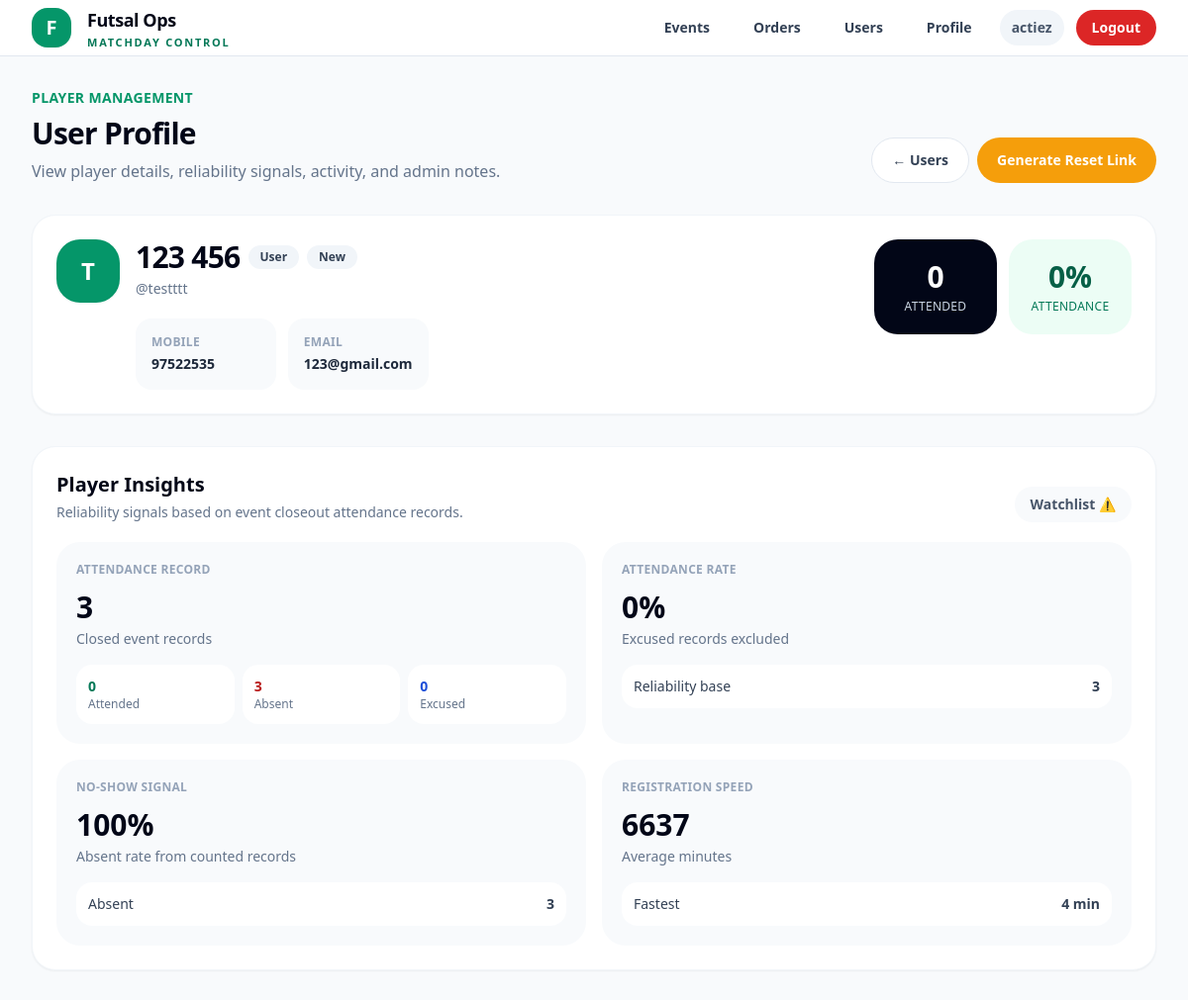
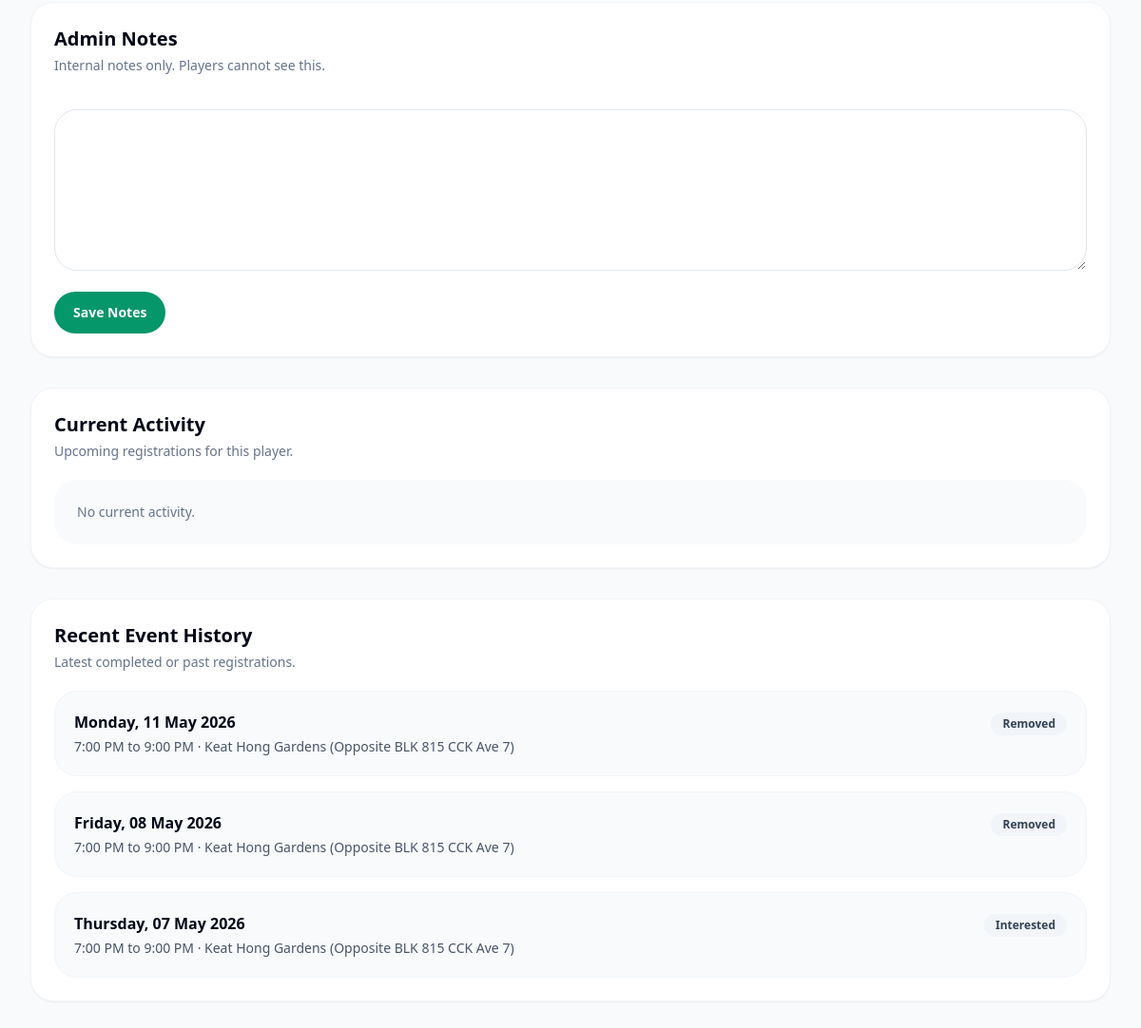
Page /users/9/ (signed in) on the earlier database version (2 pictures, top to bottom).
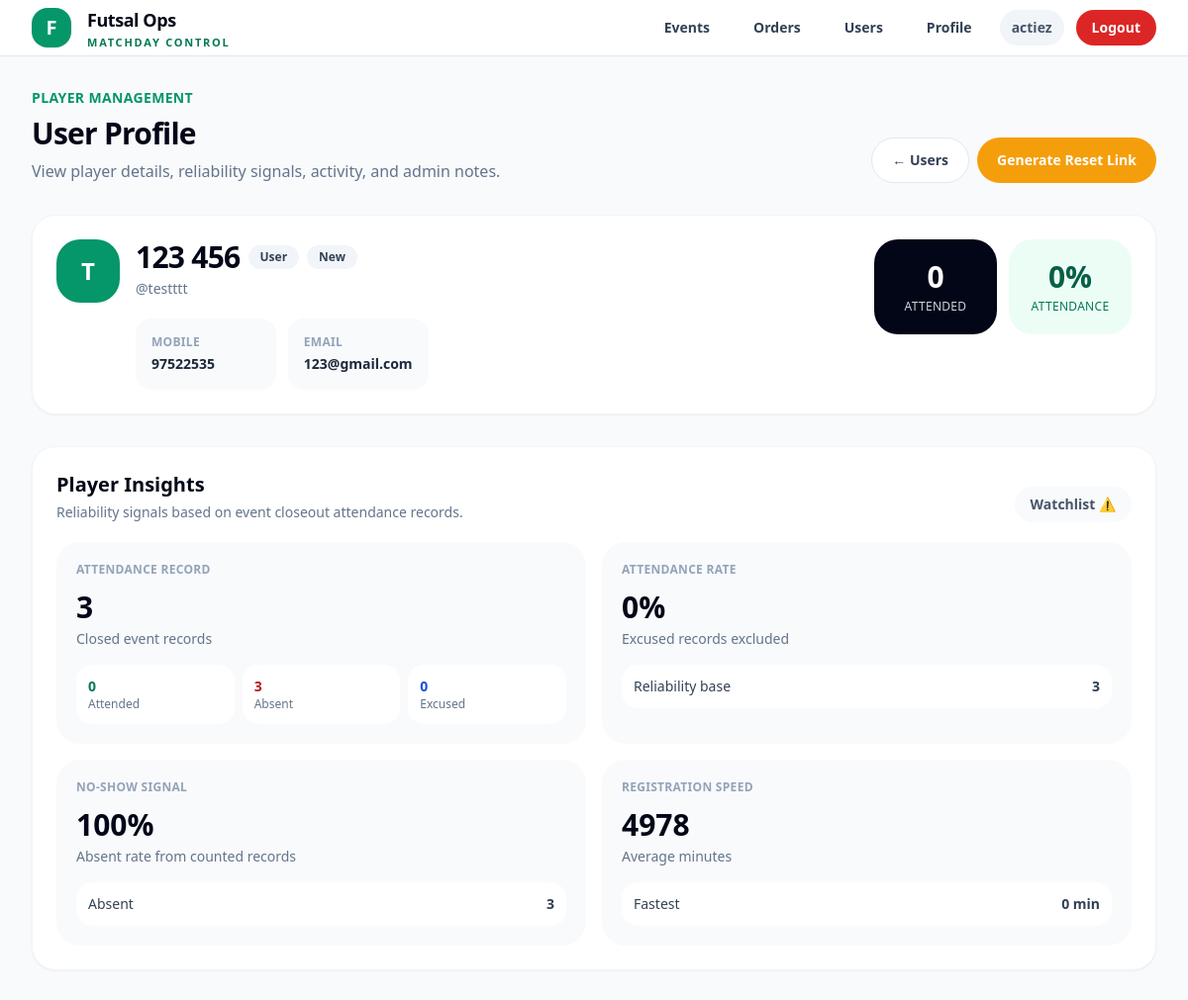
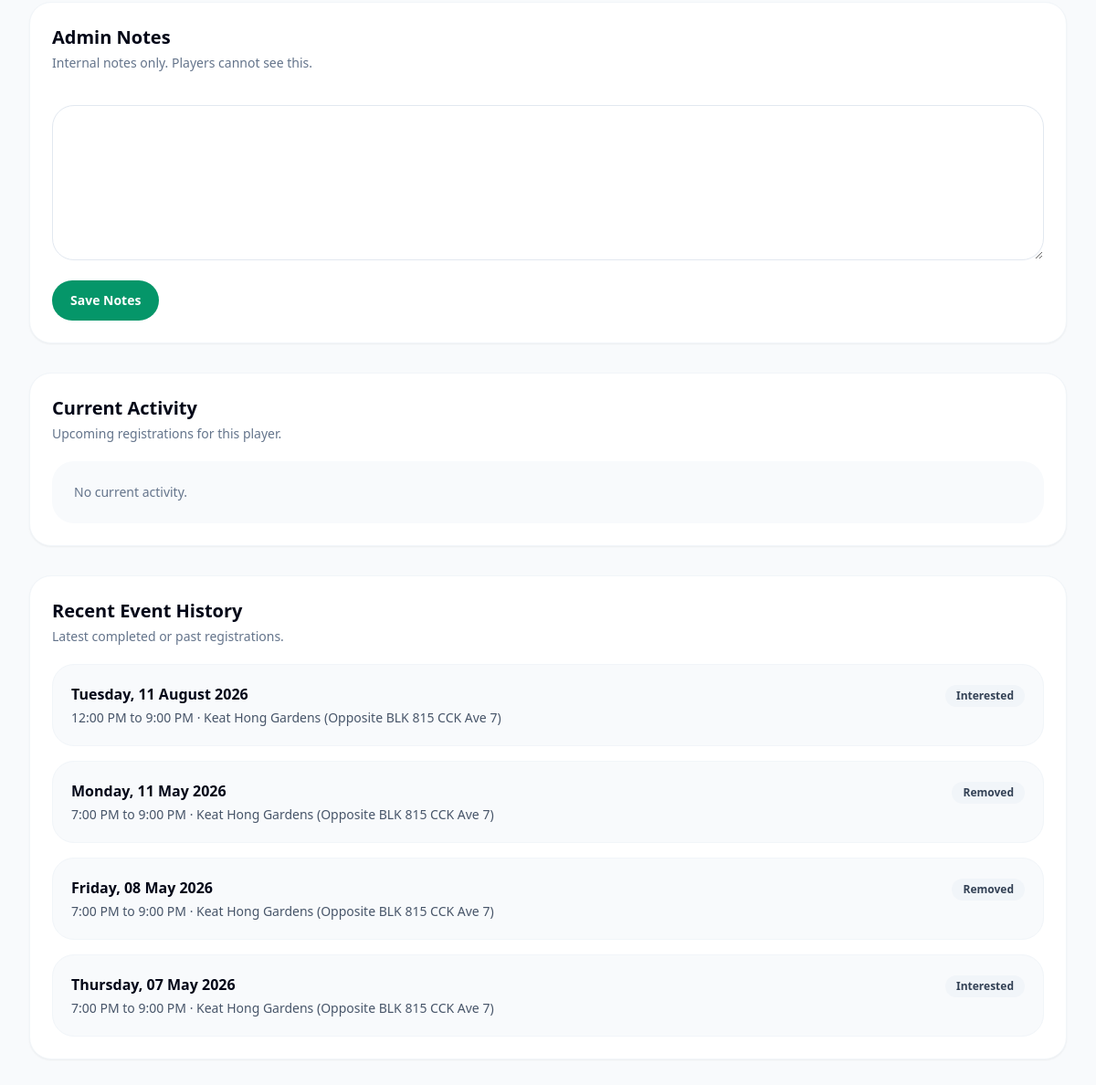
Same page on the later database version (2 pictures, top to bottom).
### registrations/models.py (models this page shows, shortened)
class EventRegistration(models.Model):
    STATUS_INTERESTED = "interested"
    STATUS_PLAYING = "playing"
    STATUS_WAITING = "waiting"
    STATUS_BACKUP = "backup"
    STATUS_REMOVED = "removed"
    STATUS_CHOICES = [
        (STATUS_INTERESTED, "Interested"),
        (STATUS_PLAYING, "Playing"),
        (STATUS_WAITING, "Waiting"),
        (STATUS_BACKUP, "Backup"),
        (STATUS_REMOVED, "Removed"),
    ]
    SOURCE_WEB = "web"
    SOURCE_WHATSAPP = "whatsapp"
    SOURCE_ADMIN = "admin"
    SOURCE_CHOICES = [
        (SOURCE_WEB, "Web"),
        (SOURCE_WHATSAPP, "WhatsApp"),
        (SOURCE_ADMIN, "Admin"),
    ]
    event = models.ForeignKey(Event, on_delete=models.CASCADE, related_name="registrations")
    user = models.ForeignKey(settings.AUTH_USER_MODEL, on_delete=models.CASCADE, related_name="event_registrations")
    sequence_number = models.PositiveIntegerField()
    status = models.CharField(max_length=20, choices=STATUS_CHOICES, default=STATUS_INTERESTED)
    source = models.CharField(
    max_length=20,
    choices=SOURCE_CHOICES,
    default=SOURCE_WEB,
    )
    registered_at = models.DateTimeField(auto_now_add=True)
    notified_at = models.DateTimeField(null=True, blank=True)
    remarks = models.TextField(blank=True)
    @property
    def registration_delay_seconds(self):
        if self.event and self.event.created_at and self.registered_at:
            return int((self.registered_at - self.event.created_at).total_seconds())
        return None
    @property
    def registration_delay_minutes(self):
        seconds = self.registration_delay_seconds
        if seconds is None:
            return None
        return round(seconds / 60)
    class Meta:
        unique_together = ("event", "user")
        ordering = ["sequence_number"]

### events/models.py (models this page shows, shortened)
class Event(models.Model):
    STATUS_DRAFT = "draft"
    STATUS_OPEN = "open"
    STATUS_FINALIZED = "finalized"
    STATUS_COMPLETED = "completed"
    STATUS_CANCELLED = "cancelled"
    STATUS_CHOICES = [
        (STATUS_DRAFT, "Draft"),
        (STATUS_OPEN, "Open"),
        (STATUS_FINALIZED, "Finalized"),
        (STATUS_COMPLETED, "Completed"),
        (STATUS_CANCELLED, "Cancelled"),
    ]
    LEAVE_CUTOFF_CHOICES = [
        (None, "No cutoff"),
        (30, "30 minutes before"),
        (60, "60 minutes before"),
        (90, "90 minutes before"),
        (120, "120 minutes before"),
        (150, "150 minutes before"),
        (180, "180 minutes before"),
    ]
    registration_token = models.UUIDField(
        default=uuid.uuid4,
        unique=True,
        editable=False,
    )
    event_code = models.CharField(
        max_length=20,
        unique=True,
        default=generate_event_code,
        editable=False,
    )
    title = models.CharField(max_length=255)
    start_datetime = models.DateTimeField()
    end_datetime = models.DateTimeField()
    location = models.CharField(max_length=255)
    amount_payable = models.DecimalField(max_digits=8, decimal_places=2)
    playing_slots = models.PositiveIntegerField(default=15)
    waiting_slots = models.PositiveIntegerField(default=5)
    backup_slots = models.PositiveIntegerField(default=3)
    is_private = models.BooleanField(
        default=False,
        help_text="Private events are hidden from the public event list but accessible by registration link.",
    )
    leave_cutoff_minutes = models.PositiveIntegerField(
        null=True,
        blank=True,
        choices=LEAVE_CUTOFF_CHOICES,
        help_text="Players cannot self-leave after this cutoff before kick-off.",
    )
    status = models.CharField(
        max_length=20,
        choices=STATUS_CHOICES,
        default=STATUS_DRAFT,
    )
    created_by = models.ForeignKey(
        settings.AUTH_USER_MODEL,
        on_delete=models.SET_NULL,
        null=True,
        related_name="created_events",
    )
    created_at = models.DateTimeField(auto_now_add=True)
    updated_at = models.DateTimeField(auto_now=True)
    class Meta:
        ordering = ["start_datetime"]
    @property
    def weekday_display(self):
        local_start = timezone.localtime(self.start_datetime)
        return local_start.strftime("%A")
    @property
    def date_display(self):
        local_start = timezone.localtime(self.start_datetime)
        return local_start.strftime("%d %B %Y")
    @property
    def time_range_display(self):
        local_start = timezone.localtime(self.start_datetime)
        local_end = timezone.localtime(self.end_datetime)
        start = local_start.strftime("%I:%M %p").lstrip("0")
        end = local_end.strftime("%I:%M %p").lstrip("0")
        return f"{start} to {end}"

### accounts/views.py (the view, shortened to what this page needs)
# urls.py: path("users/<int:user_id>/", views.admin_user_profile, name="admin_user_profile"),
@login_required
def admin_user_profile(request, user_id):
    if not request.user.is_superadmin_level():
        raise PermissionDenied("Only superadmin can access user details.")
    profile_user = get_object_or_404(User, id=user_id)
    if request.method == "POST":
        if request.POST.get("action") == "save_admin_notes":
            profile_user.admin_notes = request.POST.get("admin_notes", "")
            profile_user.save()
            messages.success(request, "Admin notes updated successfully.")
            return redirect("admin_user_profile", user_id=profile_user.id)
    current_registrations = (
        EventRegistration.objects
        .filter(
            user=profile_user,
            event__start_datetime__gte=timezone.now()
        )
        .exclude(status=EventRegistration.STATUS_REMOVED)
        .select_related("event")
        .order_by("event__start_datetime")
    )
    recent_registrations = (
        EventRegistration.objects
        .filter(
            user=profile_user,
            event__start_datetime__lt=timezone.now()
        )
        .select_related("event")
        .order_by("-event__start_datetime")[:5]
    )
    closed_closeout_statuses = [
        EventCloseout.STATUS_CLOSED_MANUAL,
        EventCloseout.STATUS_CLOSED_AUTO,
    ]
    attendance_records = (
        EventAttendance.objects
        .filter(
            user=profile_user,
            is_active=True,
            closeout__status__in=closed_closeout_statuses,
        )
        .select_related("event", "closeout")
    )
    closeout_total = attendance_records.count()
    attended = attendance_records.filter(status=EventAttendance.STATUS_ATTENDED).count()
    absent = attendance_records.filter(status=EventAttendance.STATUS_ABSENT).count()
    excused = attendance_records.filter(status=EventAttendance.STATUS_EXCUSED).count()
    reliability_base = attended + absent
    attendance_rate = 0
    if reliability_base > 0:
        attendance_rate = round((attended / reliability_base) * 100)
    no_show_rate = 0
    if reliability_base > 0:
        no_show_rate = round((absent / reliability_base) * 100)
    reliability_tag = "New Sample"
    if closeout_total == 0:
        all_regs = EventRegistration.objects.filter(user=profile_user).select_related("event")
        now = timezone.now()
        past_regs = [
            reg for reg in all_regs
            if reg.event.end_datetime and reg.event.end_datetime < now
        ]
        closeout_total = len(past_regs)
        attended = len([
            reg for reg in past_regs
            if reg.status == EventRegistration.STATUS_PLAYING
        ])
        absent = closeout_total - attended
        excused = 0
        reliability_base = attended + absent
        attendance_rate = 0
        if reliability_base > 0:
            attendance_rate = round((attended / reliability_base) * 100)
        no_show_rate = 0
        if reliability_base > 0:
            no_show_rate = round((absent / reliability_base) * 100)
        reliability_tag = "Legacy Data"
        if reliability_base >= 3:
            if attendance_rate >= 85:
                reliability_tag = "Reliable Player ✅"
            elif attendance_rate >= 60:
                reliability_tag = "Average Player ⚖️"
            else:
                reliability_tag = "Watchlist ⚠️"
    registration_delays = [
        reg.registration_delay_minutes
        for reg in EventRegistration.objects.filter(user=profile_user).select_related("event")
        if reg.registration_delay_minutes is not None
    ]
    avg_registration_speed = None
    fastest_registration_speed = None
    if registration_delays:
        avg_registration_speed = round(sum(registration_delays) / len(registration_delays))
        fastest_registration_speed = min(registration_delays)
    context = {
        "profile_user": profile_user,
        "current_registrations": current_registrations,
        "recent_registrations": recent_registrations,
        "insights": {
            "closeout_total": closeout_total,
            "attended": attended,
            "absent": absent,
            "excused": excused,
            "attendance_rate": attendance_rate,
            "no_show_rate": no_show_rate,
            "reliability_base": reliability_base,
            "reliability_tag": reliability_tag,
            "avg_registration_speed": avg_registration_speed,
            "fastest_registration_speed": fastest_registration_speed,
            "total_registered": closeout_total,
            "played": attended,
            "not_played": absent,
            "confirmed_playing": reliability_base,
            "completed": attended,
            "dropped_after_confirmed": absent,
            "waiting_total": 0,
            "waiting_converted": 0,
            "completion_rate": attendance_rate,
        },
    }
    return render(request, "accounts/admin_profile.html", context)

### accounts/models.py (called while the page is built)
    def is_admin_level(self):
        return self.is_authenticated and (
            self.is_superuser or self.role in {self.ROLE_ADMIN, self.ROLE_SUPERADMIN}
        )

    def is_superadmin_level(self):
        return self.is_authenticated and (
            self.is_superuser or self.role == self.ROLE_SUPERADMIN
        )

### templates/accounts/admin_profile.html (shortened to what the changed rows need)
{% extends "base.html" %}
{% block content %}
<div class="space-y-8">
    <div class="flex flex-col md:flex-row md:items-end md:justify-between gap-5">
        <div>
            <h1 class="mt-2 text-3xl font-black tracking-tight text-slate-950">
                User Profile
            </h1>
        </div>
    </div>
    <div class="bg-white rounded-3xl border border-slate-100 shadow-sm p-6">
        <div class="flex flex-col lg:flex-row lg:items-start lg:justify-between gap-6">
            <div class="flex items-start gap-4 flex-1 min-w-0">
                <div class="min-w-0">
                    <div class="flex flex-wrap items-center gap-2">
                        <h2 class="text-2xl md:text-3xl font-black tracking-tight text-slate-950">
                            {{ profile_user.get_full_name|default:profile_user.username }}
                        </h2>
                    </div>
                </div>
            </div>
        </div>
    </div>
    <div class="bg-white rounded-3xl border border-slate-100 shadow-sm p-6">
        <div class="flex flex-col md:flex-row md:items-end md:justify-between gap-3 mb-5">
            <div>
                <h2 class="text-xl font-black text-slate-950">Player Insights</h2>
            </div>
        </div>
        <div class="grid grid-cols-1 md:grid-cols-2 xl:grid-cols-4 gap-4">
            <div class="rounded-3xl bg-slate-50 p-5">
                <div class="text-xs uppercase tracking-wide text-slate-400 font-bold">
                    Registration Speed
                </div>
                {% if insights.avg_registration_speed is not None %}
                    <div class="mt-3 text-3xl font-black text-slate-950">
                        {{ insights.avg_registration_speed }}
                    </div>
                    <div class="mt-1 text-sm text-slate-500">Average minutes</div>
                    <div class="mt-4 rounded-2xl bg-white p-3 text-sm">
                        <div class="flex justify-between text-slate-700">
                            <span>Fastest</span>
                            <span class="font-bold">{{ insights.fastest_registration_speed }} min</span>
                        </div>
                    </div>
                {% else %}
                    <div class="mt-4 text-sm text-slate-500">
                        No data yet
                    </div>
                {% endif %}
            </div>
        </div>
    </div>
    <div class="bg-white rounded-3xl border border-slate-100 shadow-sm p-6">
        <div>
            <h2 class="text-xl font-black text-slate-950">Admin Notes</h2>
        </div>
    </div>
    <div class="bg-white rounded-3xl border border-slate-100 shadow-sm p-6">
        <div>
            <h2 class="text-xl font-black text-slate-950">Current Activity</h2>
        </div>
    </div>
    <div class="bg-white rounded-3xl border border-slate-100 shadow-sm p-6">
        <div>
            <h2 class="text-xl font-black text-slate-950">Recent Event History</h2>
        </div>
        <div class="mt-5 space-y-4">
            {% for reg in recent_registrations %}
                <div class="rounded-3xl border border-slate-100 bg-slate-50 p-5">
                    <div class="flex flex-col md:flex-row md:items-start md:justify-between gap-4">
                        <div>
                            <div class="font-black text-slate-950">
                                {{ reg.event.weekday_display }}, {{ reg.event.date_display }}
                            </div>
                            <div class="text-sm text-slate-600 mt-1">
                                {{ reg.event.time_range_display }} · {{ reg.event.location }}
                            </div>
                        </div>
                        <div>
                            <span class="inline-flex items-center rounded-full bg-slate-100 px-3 py-1 text-xs font-bold text-slate-700">
                                {{ reg.status|title }}
                            </span>
                        </div>
                    </div>
                </div>
            {% empty %}
                <div class="rounded-3xl bg-slate-50 p-6 text-sm text-slate-500">
                    No recent event history.
                </div>
            {% endfor %}
        </div>
    </div>
</div>
{% endblock %}

Differences in the rows shown:
added EventRegistration: event.weekday_display "Tuesday", event.date_display "11 August 2026", event.time_range_display "12:00 PM to 9:00 PM", event.location "Keat Hong Gardens (Opposite BLK 815 CCK Ave 7)", status "Interested"
Other differences:
{{ insights.avg_registration_speed }}: "6637" → "4978"
{{ insights.fastest_registration_speed }}: "4" → "0"
